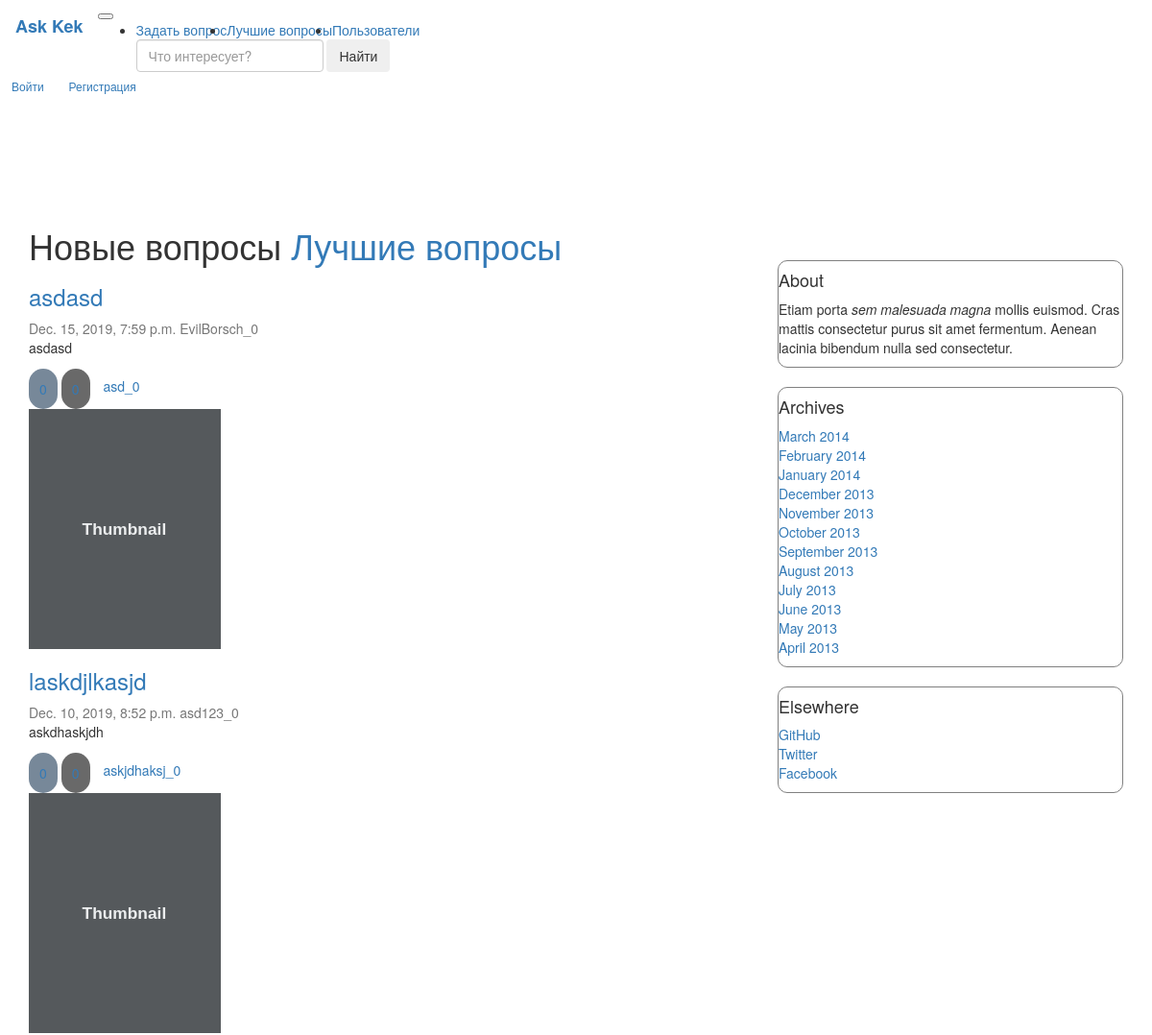
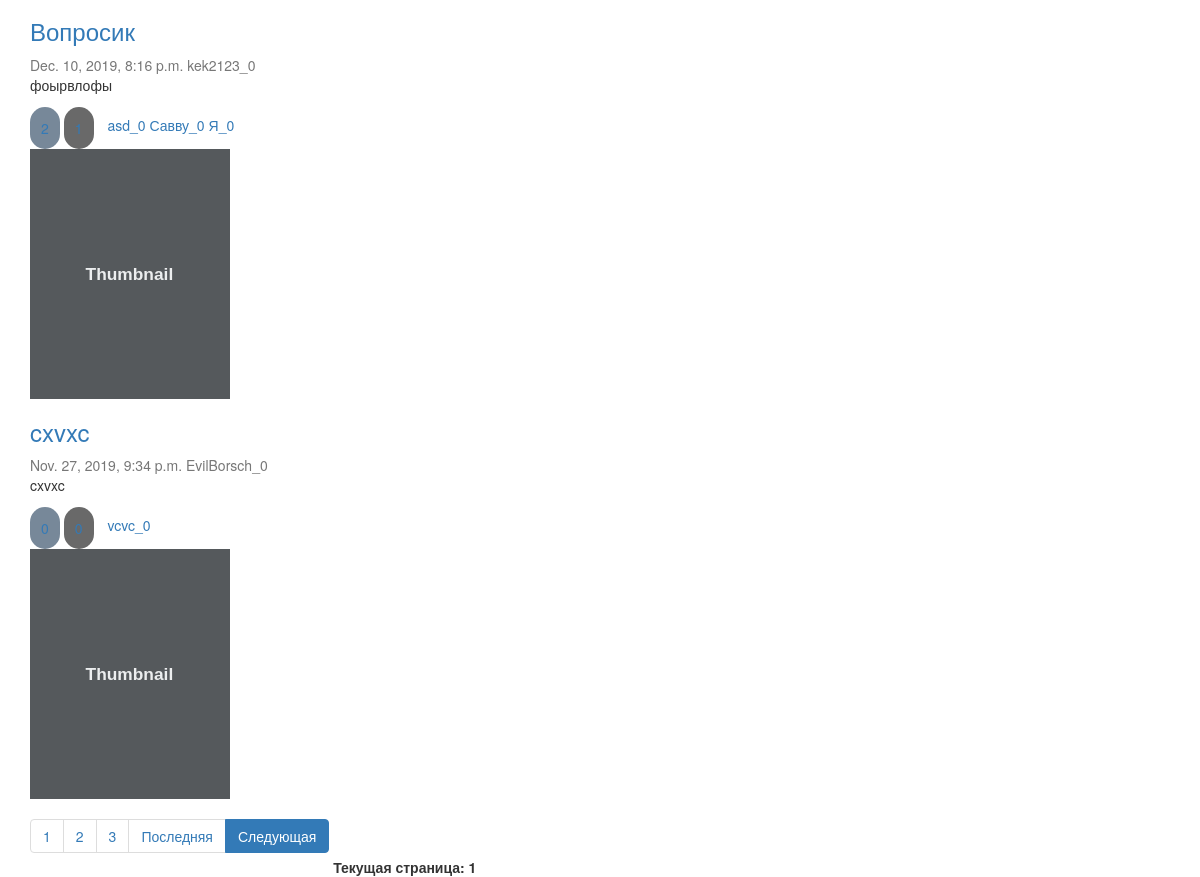
/question/, run on an earlier commit of the app's database (2 pictures, top to bottom).
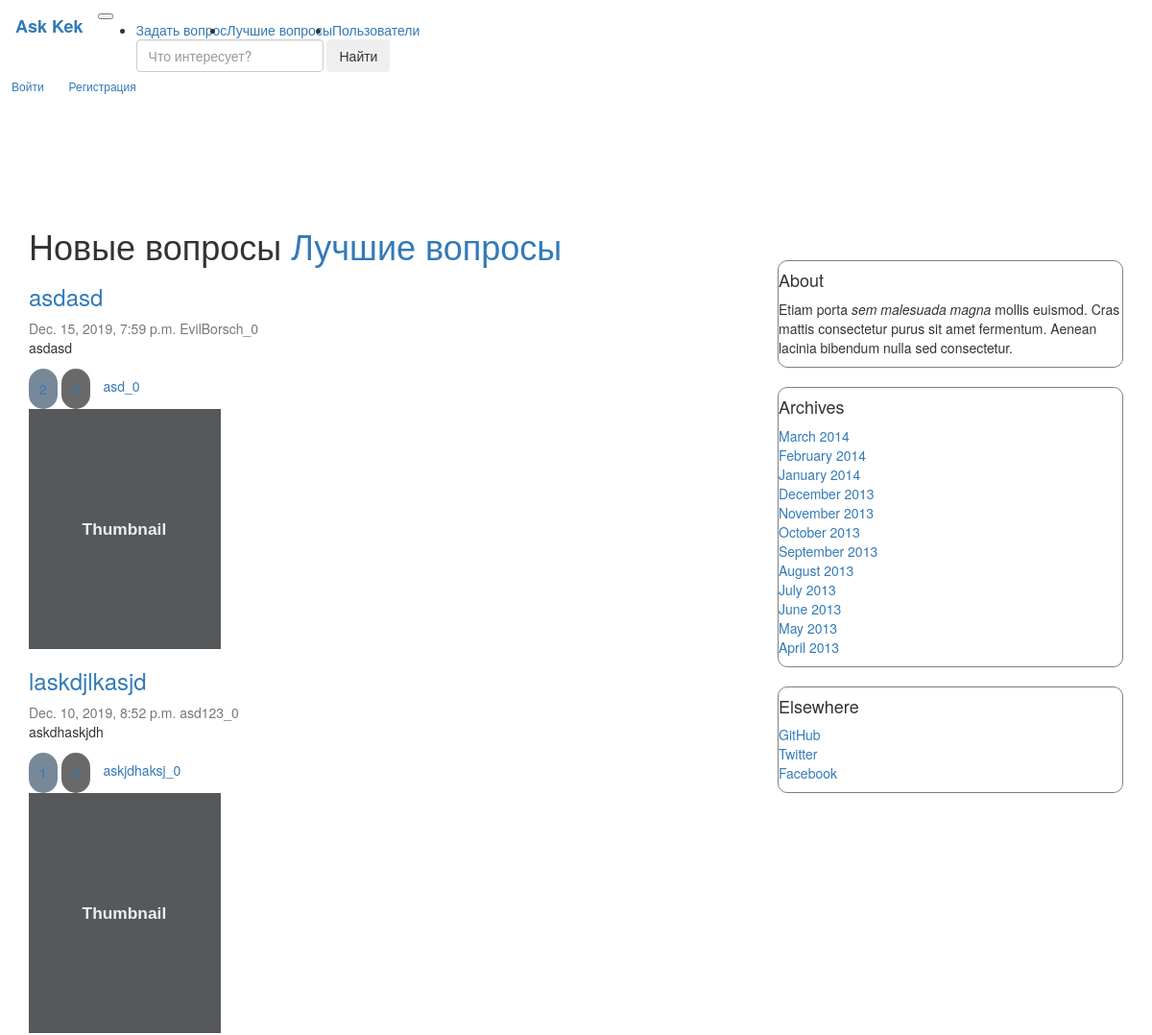
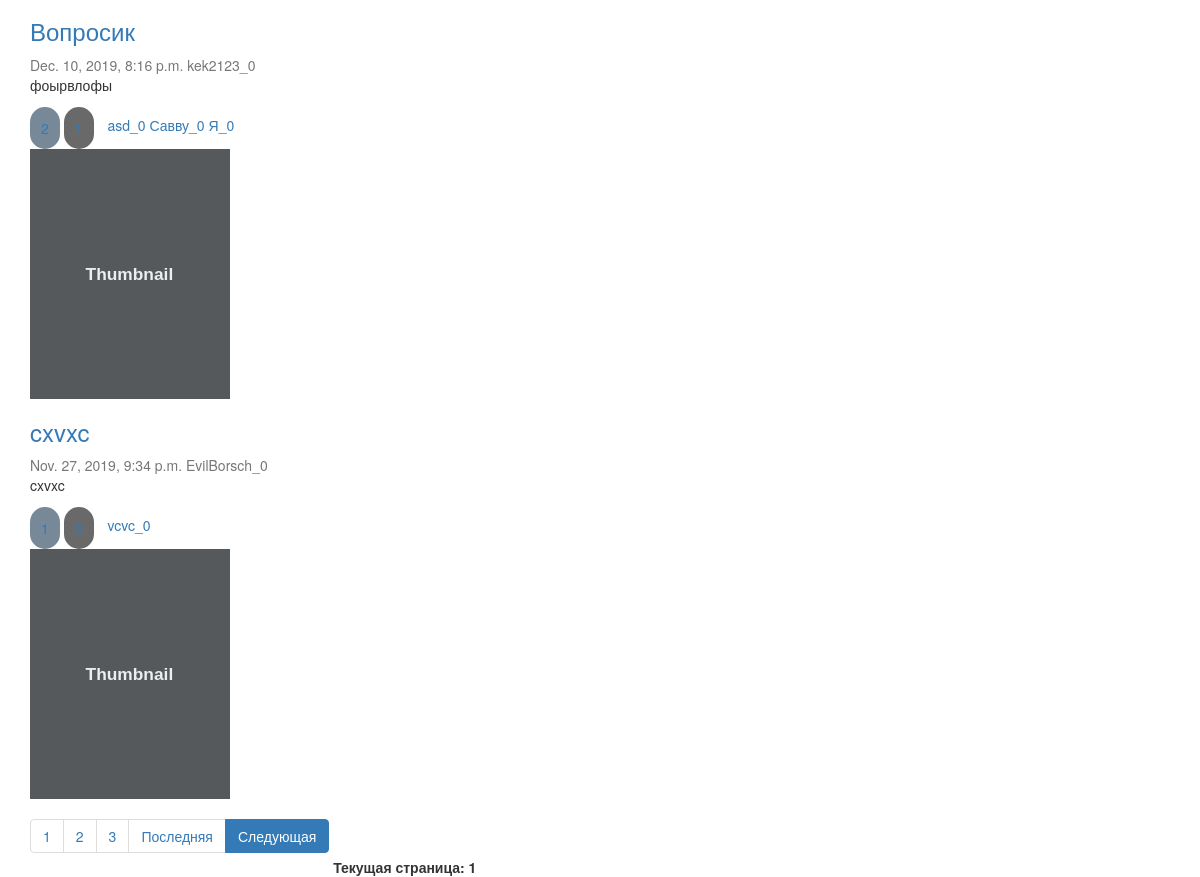
And on a later commit of the database (2 pictures, top to bottom).
### question/models.py (models this page shows, shortened)
class Article(models.Model):
    title = models.CharField(max_length=255, verbose_name='Заголовок')
    text = models.TextField(verbose_name='Текст')
    date_published = models.DateTimeField(verbose_name='Дата публикации', default=datetime.now(tz=timezone.utc),
                                          db_index=True)
    is_published = models.BooleanField(verbose_name='Опубликовано', default=True, blank=True)
    author = models.ForeignKey(
        Author,
        on_delete=models.CASCADE,
    )
    like = models.ManyToManyField(UserProfile, related_name="Article_like", blank=True)
    dislike = models.ManyToManyField(UserProfile, related_name="Article_dislike", blank=True)
    tags = models.ManyToManyField(Tags, blank=True)
    objects = ArticleManager()  # model manager
    class Meta:
        verbose_name = 'Статья'
        verbose_name_plural = 'Статьи'
        index_together = [('title', 'text')]
        unique_together = [('title', 'text')]

class Author(models.Model):
    name = models.CharField(max_length=255, verbose_name='Имя', unique=True)
    rating = models.IntegerField(default=0, verbose_name='Рейтинг')
    def __str__(self):
        return '{}_{}'.format(self.name, self.rating)
    class Meta:
        verbose_name = 'Автор'
        verbose_name_plural = 'Авторы'

### question/views.py (the view)
# urls.py: path('question/', views.index_html, name="test"),
def index_html(request):
    articles = models.Article.objects.new_published()
    paginated_data = paginate(articles, request)
    rendered_data = {"questions": paginated_data}
    return render(request, "./question/index.html", rendered_data)

### question/models.py (called while the page is built)
    def __str__(self):
        return '{}_{}'.format(self.name, self.count)

    def new_published(self):
        return self.filter(
            is_published=True,
            date_published__lt=datetime.now(tz=timezone.utc),
        ).order_by("-date_published")

### question/views.py (called while the page is built)
def paginate(objects_list, request):
    paginator = Paginator(list(objects_list), 4)
    page = request.GET.get('page')
    try:
        contacts = paginator.get_page(page)
    except PageNotAnInteger:
        contacts = paginator.page(1)
    except EmptyPage:
        contacts = paginator.page(paginator.num_pages)
    return contacts

### question/templates/question/index.html (shortened to what this page needs)
{% extends "question/base.html" %}
{% load static %}
{% block content %}
    {% block title %}
        <h1> Новые вопросы <a href="{% url "hot_questions_url" %}"> Лучшие вопросы</a></h1>
    {% endblock %}
    {% for q in questions %}
        <div class="question">
            <div class="card flex-md-row mb-4 box-shadow h-md-250">
                <div class="card-body d-flex flex-column align-items-start">
                    {% block link_to_ans %}
                        <h3 class="mb-0">
                            <a href="{% url 'one_question_url' q.pk %}" class="href">{{ q.title }}</a>
                        </h3>
                    {% endblock %}
                    <div class="mb-1 text-muted">{{ q.date_published }} {{ q.author }}</div>
                    <p class="card-text mb-auto">{{ q.text }}</p>
                    <div class="fluid-container">
                        <a class="like" data-qid="{{ q.pk }}"
                           data-vote="inc">
                            {{ q.like.count }}
                        </a>
                        <a class="dislike" data-qid="{{ q.pk }}"
                           data-vote="dec">
                        </a>
                        {% for tag in q.tags.all %}
                            <a href="{% url 'question_by_tag_url' tag.name %}">{{ tag }}</a>
                        {% endfor %}
                    </div>
                </div>
                <img class="card-img-right flex-auto d-none d-md-block" data-src="holder.js/200x250?theme=thumb"
                     alt="Thumbnail [200x250]" style="width: 200px; height: 250px;"
                     data-holder-rendered="true">
            </div>
        </div>
    {% endfor %}
    <nav aria-label="...">
        <ul class="pagination">
            <li class="page-item" aria-current="page">
                <a class="page-link" href="?page=1">1</a>
            </li>
            {% if questions.paginator.num_pages >= 2 %}
                <li class="page-item">
                    <a class="page-link" href="?page=2">2 <span class="sr-only">(current)</span></a>
                </li>
            {% endif %}
            {% if questions.paginator.num_pages >= 3 %}
                <li class="page-item">
                    <a class="page-link" href="?page=3">3 <span class="sr-only">(current)</span></a>
                </li>
            {% endif %}
            <li class="page-item"><a class="page-link"
                                     href="?page={{ questions.paginator.num_pages }}">Последняя</a></li>
            {% if questions.has_next %}
                <li class="page-item active">
                    <a class="page-link" href="?page={{ questions.next_page_number }}">Следующая</a>
                </li>
            {% endif %}
        </ul>
        <b>Текущая страница: {{ questions.number }}</b>
    </nav>
    {% block  pre_paginator %}
        <link rel="stylesheet" href="{% static "question/index/my.css" %}">
    {% endblock %}
{% endblock %}

What changed in the data, as far as the page shows it:
changed Article "asdasd": like.count "0" → "2"
computed for Article "laskdjlkasjd": like.count "0" → "1"
computed for Article "cxvxc": like.count "0" → "1"
